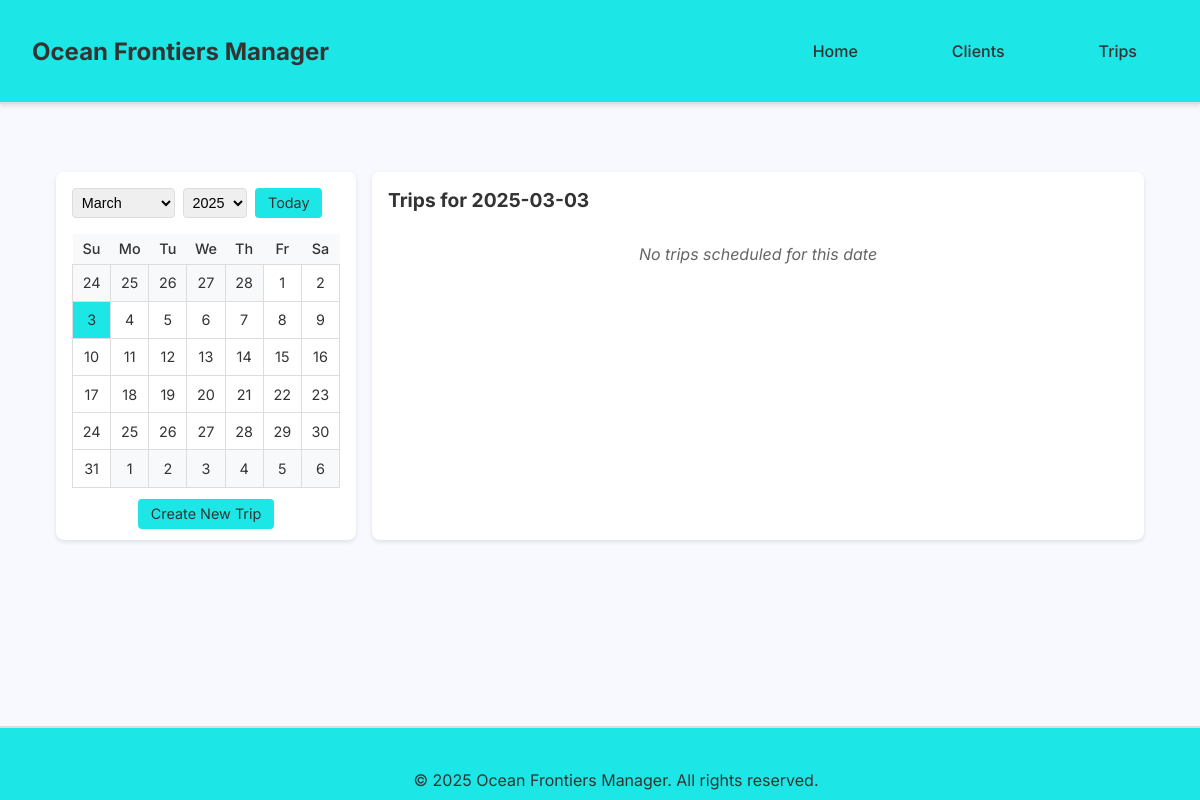
The page /trips on the database as committed earlier.
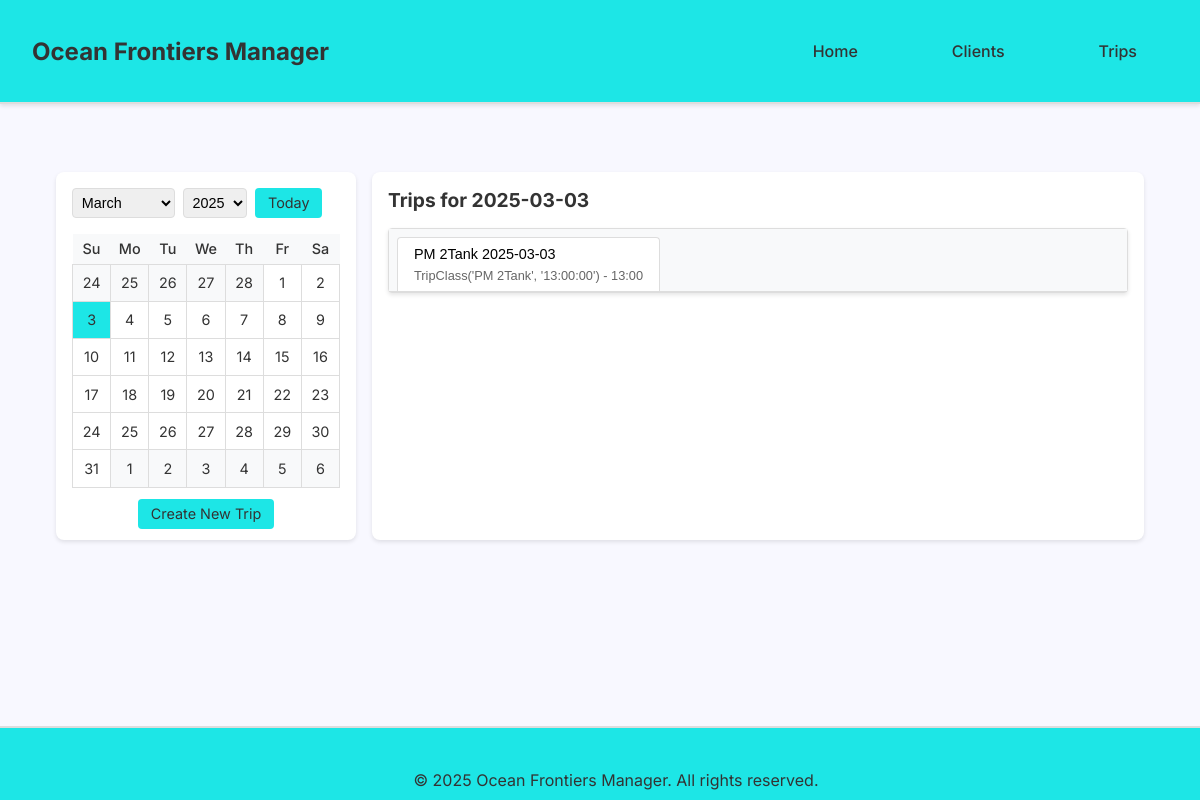
The same page on the database as committed later.
### app/models/models.py (models this page shows, shortened)
class Trip(db.Model):
    id = db.Column(db.Integer, primary_key=True)
    name = db.Column(db.String(100), nullable=False)
    trip_class_id = db.Column(db.Integer, db.ForeignKey('trip_class.id'), nullable=False)
    start_time = db.Column(db.Time)  # Can be overridden from the trip class default
    assigned_staff = db.Column(db.Text)  # Store staff IDs as comma-separated values
    max_divers = db.Column(db.Integer)
    date = db.Column(db.Date, nullable=False)
    place_id = db.Column(db.Integer, db.ForeignKey('place.id'))
    trip_class = db.relationship('TripClass', backref='trips', lazy=True)
    clients = db.relationship('Client',
                            secondary=clients_trips_association,
                            back_populates='trips')

class TripClass(db.Model):
    id = db.Column(db.Integer, primary_key=True)
    name = db.Column(db.String(100), nullable=False, unique=True)
    start_time = db.Column(db.Time, nullable=False)
    def __repr__(self):
        return f"TripClass('{self.name}', '{self.start_time}')"

### app/routes/trip_routes.py (the view, shortened to what this page needs)
@trips.route("/trips", methods=['GET', 'POST'])
def trip_list():
    today = date.today()
    selected_date_str = request.args.get('date')
    selected_month_str = request.args.get('month')
    selected_year_str = request.args.get('year')
    selected_trip_id = request.args.get('selected_trip_id')
    selected_date = today  # Default to today
    if selected_date_str:  # 1. Priority: 'date' parameter (day click)
        try:
            selected_date = datetime.strptime(selected_date_str, '%Y-%m-%d').date()
        except ValueError:
            flash('Invalid date format.', 'warning')
            selected_date = today  # Fallback to today on invalid date
    selected_month = selected_date.month
    selected_year = selected_date.year
    selected_date_str = selected_date.strftime('%Y-%m-%d')
    trips_on_date = Trip.query.filter_by(date=selected_date).all()
    selected_trip = None
    clients_on_trip = []
    if selected_trip_id:
        selected_trip = Trip.query.get(selected_trip_id)
        if selected_trip:
            clients_on_trip = selected_trip.clients
    months = {
        1: 'January', 2: 'February', 3: 'March', 4: 'April',
        5: 'May', 6: 'June', 7: 'July', 8: 'August',
        9: 'September', 10: 'October', 11: 'November', 12: 'December'
    }
    current_year = today.year
    years = list(range(current_year - 2, current_year + 3))
    return render_template('trips.html',
                           trips=trips_on_date,
                           selected_date_str=selected_date_str,
                           selected_month=selected_month,
                           selected_year=selected_year,
                           calendar=calendar,
                           months=months,
                           years=years,
                           selected_trip=selected_trip,
                           clients_on_trip=clients_on_trip)

### app/templates/trips.html (shortened to what this page needs)
{% extends 'base.html' %}
{% block content %}
<section class="trips-container">
    <div class="calendar-section">
        <div class="calendar-header">
            <form method="GET" action="{{ url_for('trips.trip_list') }}" class="calendar-nav" id="calendar-form">
                <select name="month" id="month-selector" class="calendar-select">
                    {% for month_num, month_name in months.items() %}
                        <option value="{{ month_num }}" {% if selected_month == month_num|int %}selected{% endif %}>
                            {{ month_name }}
                        </option>
                    {% endfor %}
                </select>
                <select name="year" id="year-selector" class="calendar-select">
                    {% for year_option in years %}
                        <option value="{{ year_option }}" {% if selected_year == year_option|int %}selected{% endif %}>
                            {{ year_option }}
                        </option>
                    {% endfor %}
                </select>
                <a href="{{ url_for('trips.trip_list', selected_trip_id=request.args.get('selected_trip_id')) }}"
                   class="today-button">Today</a>
            </form>
        </div>
        <table class="calendar-table">
            <thead>
                <tr>
                    <th>Su</th><th>Mo</th><th>Tu</th><th>We</th><th>Th</th><th>Fr</th><th>Sa</th>
                </tr>
            </thead>
            <tbody>
                {% set calendar_days = calendar.Calendar().monthdatescalendar(selected_year|int, selected_month|int) %}
                {% for week in calendar_days %}
                    <tr>
                        {% for day in week %}
                            <td class="{% if day.strftime('%Y-%m-%d') == selected_date_str %}selected-day{% endif %}
                                       {% if day.month != selected_month|int %}other-month{% endif %}">
                                <a href="{{ url_for('trips.trip_list', year=selected_year, month=selected_month,
                                         date=day.strftime('%Y-%m-%d'),
                                         selected_trip_id=request.args.get('selected_trip_id')) }}">
                                    {{ day.day }}
                                </a>
                            </td>
                        {% endfor %}
                    </tr>
                {% endfor %}
            </tbody>
        </table>
        <div class="calendar-actions">
            <a href="{{ url_for('trips.edit_trip') }}" class="new-trip-button">Create New Trip</a>
        </div>
    </div>
    <div class="daily-trips-section">
        <h3 class="date-header">Trips for {{ selected_date_str }}</h3>
        {% if trips %}
            <div class="trips-tabs">
                <div class="tabs-list">
                    {% for trip in trips %}
                        <button class="tab-button {% if selected_trip and selected_trip.id == trip.id %}active{% endif %}"
                                onclick="window.location.href='{{ url_for('trips.trip_list', year=selected_year,
                                         month=selected_month, date=selected_date_str, selected_trip_id=trip.id) }}'">
                            <span class="tab-title">{{ trip.name }}</span>
                            <span class="tab-info">{{ trip.trip_class }} - {{ trip.start_time.strftime('%H:%M') if trip.start_time }}</span>
                        </button>
                    {% endfor %}
                </div>
            </div>
        {% else %}
            <p class="no-trips">No trips scheduled for this date</p>
        {% endif %}
    </div>
</section>
{% endblock %}

### app/templates/base.html (shortened to what this page needs)
<!DOCTYPE html>
<html lang="en">
<head>
    <link rel="stylesheet" href="{{ url_for('static', filename='style.css') }}">
</head>
<body>
    <header class="main-header">
        <nav class="nav-container">
            <div class="logo">
                <a href="{{ url_for('main.home') }}">Ocean Frontiers Manager</a>
            </div>
            <ul class="nav-links">
                <li><a href="{{ url_for('main.home') }}" class="nav-link">Home</a></li>
                <li><a href="{{ url_for('clients.client_list') }}" class="nav-link">Clients</a></li>
                <li><a href="{{ url_for('trips.trip_list') }}" class="nav-link">Trips</a></li>
            </ul>
        </nav>
    </header>
    <main class="main-content">
        {% block content %}{% endblock %}
    </main>
    <footer class="main-footer">
        <p>&copy; 2025 Ocean Frontiers Manager. All rights reserved.</p>
    </footer>
</body>
</html>

Rows that differ between the two databases and show on the page:
added Trip: name "PM 2Tank 2025-03-03", trip_class "TripClass('PM 2Tank', '13:00:00')", start_time "13:00"
Other text that changed with them:
text no longer shown: "No trips scheduled for this date"
